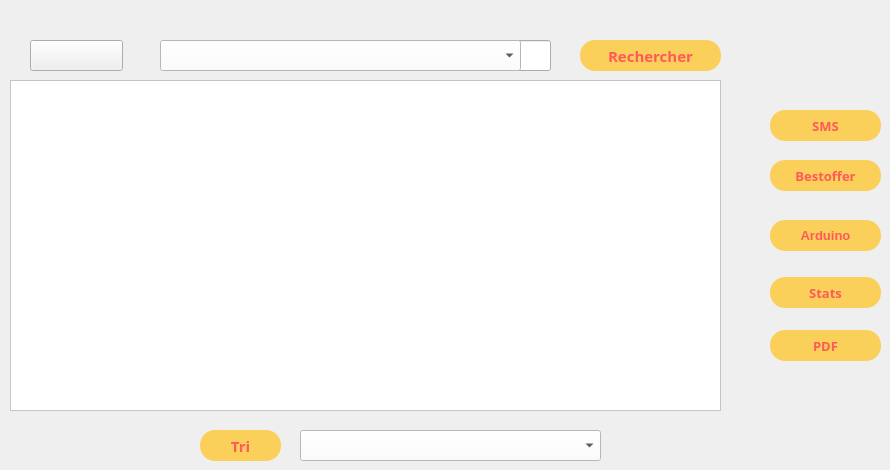
      <widget class="QWidget" name="tab_14">
       <attribute name="title">
        <string>afficher</string>
       </attribute>
       <widget class="QPushButton" name="pushButton_partenaire_stats">
        <property name="geometry">
         <rect>
          <x>770</x>
          <y>277</y>
          <width>111</width>
          <height>31</height>
         </rect>
        </property>
        <property name="font">
         <font>
          <family>MS Reference Sans Serif</family>
          <pointsize>10</pointsize>
          <weight>75</weight>
          <bold>true</bold>
         </font>
        </property>
        <property name="styleSheet">
         <string notr="true">QPushButton{
border-radius:15px;
	background:#FACF5A;
	color:#FF5959;
	font-weight : bold;
}
QPushButton:hover
{
		background:#FF5959;
		color:#FACF5A;
		font-weight: bold;
}
</string>
        </property>
        <property name="text">
         <string>Stats</string>
        </property>
        <property name="icon">
         <iconset>
          <normaloff>../../pngwing.com (4).png</normaloff>../../pngwing.com (4).png</iconset>
        </property>
        <property name="iconSize">
         <size>
          <width>20</width>
          <height>20</height>
         </size>
        </property>
       </widget>
       <widget class="QPushButton" name="pushButton_partenaire_pdf">
        <property name="geometry">
         <rect>
          <x>770</x>
          <y>330</y>
          <width>111</width>
          <height>31</height>
         </rect>
        </property>
        <property name="font">
         <font>
          <family>MS Reference Sans Serif</family>
          <pointsize>10</pointsize>
          <weight>75</weight>
          <bold>true</bold>
         </font>
        </property>
        <property name="styleSheet">
         <string notr="true">QPushButton{
border-radius:15px;
	background:#FACF5A;
	color:#FF5959;
	font-weight : bold;
}
QPushButton:hover
{
		background:#FF5959;
		color:#FACF5A;
		font-weight: bold;
}
</string>
        </property>
        <property name="text">
         <string>PDF</string>
        </property>
        <property name="icon">
         <iconset>
          <normaloff>../../pngwing.com (3).png</normaloff>../../pngwing.com (3).png</iconset>
        </property>
        <property name="iconSize">
         <size>
          <width>22</width>
          <height>22</height>
         </size>
        </property>
       </widget>
       <widget class="QPushButton" name="pushButton_partenaire_tri">
        <property name="geometry">
         <rect>
          <x>200</x>
          <y>430</y>
          <width>81</width>
          <height>31</height>
         </rect>
        </property>
        <property name="font">
         <font>
          <family>MS Reference Sans Serif</family>
          <pointsize>11</pointsize>
          <weight>75</weight>
          <bold>true</bold>
         </font>
        </property>
        <property name="styleSheet">
         <string notr="true">QPushButton{
border-radius:15px;
	background:#FACF5A;
	color:#FF5959;
	font-weight : bold;
}
QPushButton:hover
{
		background:#FF5959;
		color:#FACF5A;
		font-weight: bold;
}
</string>
        </property>
        <property name="text">
         <string>Tri</string>
        </property>
       </widget>
       <widget class="QTableView" name="tableView_partenaire">
        <property name="geometry">
         <rect>
          <x>10</x>
          <y>80</y>
          <width>711</width>
          <height>331</height>
         </rect>
        </property>
        <property name="styleSheet">
         <string notr="true">background : white;</string>
        </property>
       </widget>
       <widget class="QPushButton" name="pushButton_partenaire_rechercher">
        <property name="geometry">
         <rect>
          <x>580</x>
          <y>40</y>
          <width>141</width>
          <height>31</height>
         </rect>
        </property>
        <property name="font">
         <font>
          <family>MS Reference Sans Serif</family>
          <pointsize>11</pointsize>
          <weight>75</weight>
          <bold>true</bold>
         </font>
        </property>
        <property name="styleSheet">
         <string notr="true">QPushButton{
border-radius:15px;
	background:#FACF5A;
	color:#FF5959;
	font-weight : bold;
}
QPushButton:hover
{
		background:#FF5959;
		color:#FACF5A;
		font-weight: bold;
}
</string>
        </property>
        <property name="text">
         <string>Rechercher</string>
        </property>
        <property name="icon">
         <iconset>
          <normaloff>../../pngwing.com (6).png</normaloff>../../pngwing.com (6).png</iconset>
        </property>
        <property name="iconSize">
         <size>
          <width>20</width>
          <height>20</height>
         </size>
        </property>
       </widget>
       <widget class="QPushButton" name="pushButton_partenaire_reset">
        <property name="geometry">
         <rect>
          <x>30</x>
          <y>40</y>
          <width>93</width>
          <height>31</height>
         </rect>
        </property>
        <property name="text">
         <string/>
        </property>
        <property name="icon">
         <iconset>
          <normaloff>../../pngwing.com (7).png</normaloff>../../pngwing.com (7).png</iconset>
        </property>
        <property name="iconSize">
         <size>
          <width>30</width>
          <height>30</height>
         </size>
        </property>
       </widget>
       <widget class="QPushButton" name="pushButton_19">
        <property name="geometry">
         <rect>
          <x>770</x>
          <y>110</y>
          <width>111</width>
          <height>31</height>
         </rect>
        </property>
        <property name="font">
         <font>
          <family>MS Reference Sans Serif</family>
          <pointsize>10</pointsize>
          <weight>75</weight>
          <bold>true</bold>
         </font>
        </property>
        <property name="styleSheet">
         <string notr="true">QPushButton{
border-radius:15px;
	background:#FACF5A;
	color:#FF5959;
	font-weight : bold;
}
QPushButton:hover
{
		background:#FF5959;
		color:#FACF5A;
		font-weight: bold;
}
</string>
        </property>
        <property name="text">
         <string>SMS</string>
        </property>
        <property name="icon">
         <iconset>
          <normaloff>../../pngwing.com (5).png</normaloff>../../pngwing.com (5).png</iconset>
        </property>
        <property name="iconSize">
         <size>
          <width>22</width>
          <height>22</height>
         </size>
        </property>
       </widget>
       <widget class="QPushButton" name="pushButton_20">
        <property name="geometry">
         <rect>
          <x>770</x>
          <y>160</y>
          <width>111</width>
          <height>31</height>
         </rect>
        </property>
        <property name="font">
         <font>
          <family>MS Reference Sans Serif</family>
          <pointsize>10</pointsize>
          <weight>75</weight>
          <bold>true</bold>
         </font>
        </property>
        <property name="styleSheet">
         <string notr="true">QPushButton{
border-radius:15px;
	background:#FACF5A;
	color:#FF5959;
	font-weight : bold;
}
QPushButton:hover
{
		background:#FF5959;
		color:#FACF5A;
		font-weight: bold;
}
</string>
        </property>
        <property name="text">
         <string>Bestoffer</string>
        </property>
       </widget>
       <widget class="QComboBox" name="comboBox_tri_partenaire">
        <property name="geometry">
         <rect>
          <x>300</x>
          <y>430</y>
          <width>301</width>
          <height>31</height>
         </rect>
        </property>
        <property name="font">
         <font>
          <family>MS Reference Sans Serif</family>
          <pointsize>11</pointsize>
         </font>
        </property>
        <property name="styleSheet">
         <string notr="true">background : white;</string>
        </property>
       </widget>
       <widget class="QLineEdit" name="lineEdit_R_partenaire">
        <property name="geometry">
         <rect>
          <x>390</x>
          <y>40</y>
          <width>161</width>
          <height>31</height>
         </rect>
        </property>
       </widget>
       <widget class="QPushButton" name="pushButton_Arduino">
        <property name="geometry">
         <rect>
          <x>770</x>
          <y>220</y>
          <width>111</width>
          <height>31</height>
         </rect>
        </property>
        <property name="font">
         <font>
          <pointsize>10</pointsize>
          <weight>75</weight>
          <bold>true</bold>
         </font>
        </property>
        <property name="styleSheet">
         <string notr="true">QPushButton{
border-radius:15px;
	background:#FACF5A;
	color:#FF5959;
	font-weight : bold;
}
QPushButton:hover
{
		background:#FF5959;
		color:#FACF5A;
		font-weight: bold;
}
</string>
        </property>
        <property name="text">
         <string>Arduino</string>
        </property>
       </widget>
       <widget class="QComboBox" name="comboBox_recherche_partenaire">
        <property name="geometry">
         <rect>
          <x>160</x>
          <y>40</y>
          <width>361</width>
          <height>31</height>
         </rect>
        </property>
        <property name="styleSheet">
         <string notr="true">background : white;</string>
        </property>
       </widget>
      </widget>
